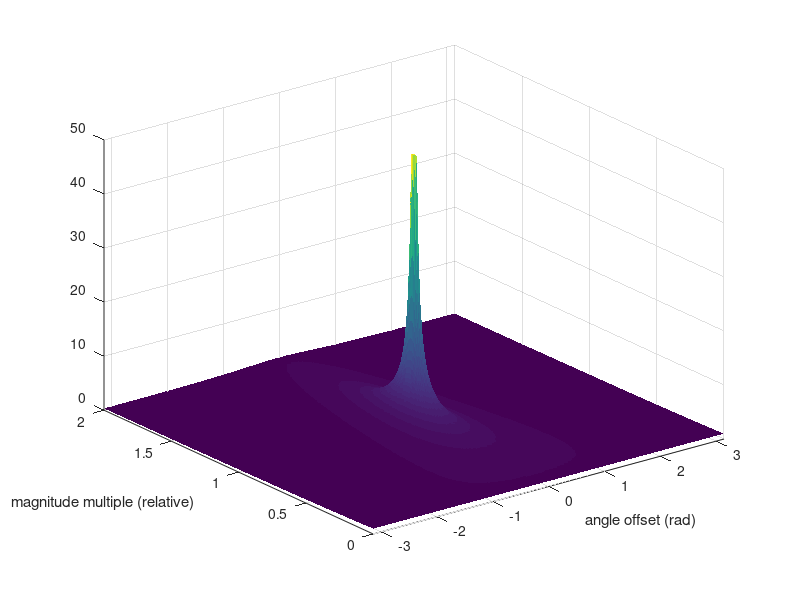
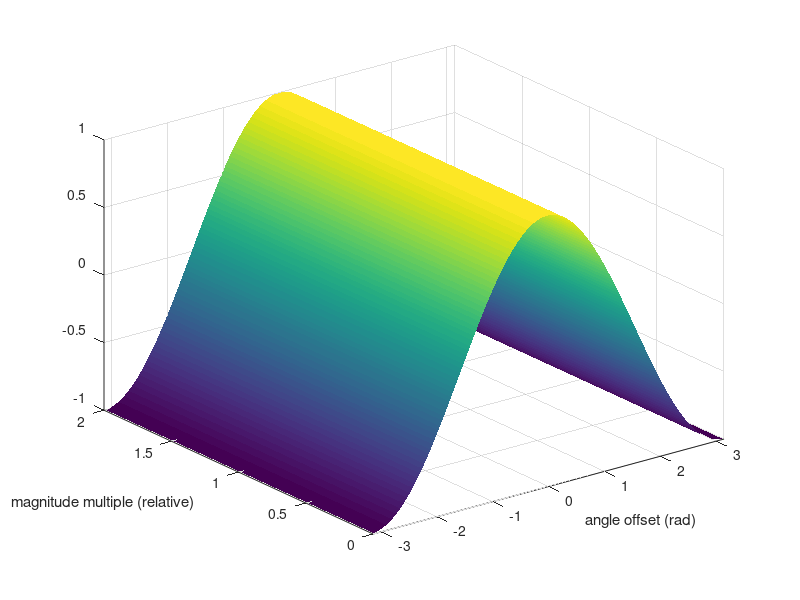

Write the MATLAB code that produced these figures, in order.

ang = -pi:0.01:pi;
mag = 0:0.01:2;

[X, Y] = meshgrid(ang, mag);
Z = X;

long_v = [1 0];
for a = 1:length(ang)
    for m = 1:length(mag)
        short_v = [mag(m)*cos(ang(a)) mag(m)*sin(ang(a))];
        diff_v = long_v - short_v;
        ratio(m, a) = min(1/norm(diff_v), 50);
        dot_ratio(m, a) = dot(long_v, short_v) / ...
            sqrt(dot(long_v, long_v)*dot(short_v, short_v));
    end
end

figure;
surf(X,Y,ratio,'EdgeColor','none');
xlim([-pi pi]);
xlabel('angle offset (rad)');
ylabel('magnitude multiple (relative)');

figure;
surf(X,Y,dot_ratio,'EdgeColor','none');
xlim([-pi pi]);
xlabel('angle offset (rad)');
ylabel('magnitude multiple (relative)');